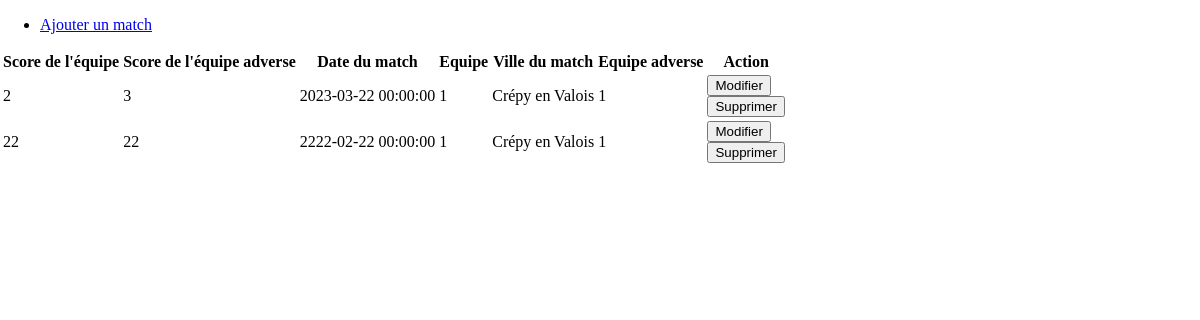
Screenshot of /allMatch.php with the database file from the repository.
### tables this page shows
CREATE TABLE `match_foot` (
  `id_match` int(11) NOT NULL,
  `score_team` int(11) NOT NULL,
  `score_team_opponent` int(11) NOT NULL,
  `date_match` datetime NOT NULL,
  `team_id` int(11) NOT NULL,
  `city_match` varchar(255) NOT NULL,
  `team_opponent_id` int(11) NOT NULL
);

### src/Model/MatchClass.php (called while the page is built, shortened)
<?php
class MatchClass{
    private int $score;
    private int $scoreOpponent;
    private string $date;
    private int $team;
    private string $city;
    private int $teamOpponent;
    public function __construct($id = null, int $score, int $scoreOpponent, string $date, int $team, string $city, int $teamOpponent)
    {
        $this->score = $score;
        $this->scoreOpponent = $scoreOpponent;
        $this->date = $date;
        $this->team = $team;
        $this->city = $city;
        $this->teamOpponent = $teamOpponent;
    }
    public function getScore(): int
    {
        return $this->score;
    }
    public function setScore(int $newScore): void
    {
        $this->score = $newScore;
    }
    public function getScoreOpponent(): int
    {
        return $this->scoreOpponent;
    }
    public function setScoreOpponent(int $newScoreOpponent): void
    {
        $this->scoreOpponent = $newScoreOpponent;
    }
    public function getDate(): string
    {
        return $this->date;
    }
    public function setDate(string $newDate): void
    {
        $this->date = $newDate;
    }
    public function getTeam(): int
    {
        return $this->team;
    }
    public function setTeam(int $newTeam): void
    {
        $this->team = $newTeam;
    }
    public function getCity(): string
    {
        return $this->city;
    }
    public function setCity(string $newCity): void
    {
        $this->city = $newCity;
    }
    public function getTeamOpponent(): int
    {
        return $this->teamOpponent;
    }
    public function setTeamOpponent(int $newTeamOpponent): void
    {
        $this->teamOpponent = $newTeamOpponent;
    }
}

### src/Controller/MatchController.php (called while the page is built, shortened)
<?php
final class MatchController
{
    public static function getAll(): array
    {
        $connexion = MySql::connect();
        $request = $connexion->prepare("SELECT * from match_foot");
        $request->execute();
        return $request->fetchAll();
    }
}

### public/allMatch.php (the view, shortened to what this page needs)
<?php
$allMatchs = MatchController::getAll();
$allMatchsClass = [];
foreach ($allMatchs as $match)
{
    $matchInst = new MatchClass($match['id_match'], $match['score_team'], $match['score_team_opponent'], $match['date_match'],
    $match['team_id'] ,$match['city_match'], $match['team_opponent_id']);
    $matchInst->setId($match['id_match']);
    $matchInst->setScore($match['score_team']);
    $matchInst->setScoreOpponent($match['score_team_opponent']);
    $matchInst->setDate($match['date_match']);
    $matchInst->setTeam($match['team_id']);
    $matchInst->setCity($match['city_match']);
    $matchInst->setTeamOpponent($match['team_opponent_id']);
    array_push($allMatchsClass, $matchInst);
}
?>
<!DOCTYPE html>
<html lang="fr">
<head>
    <link rel="stylesheet" href="footclub.css">
</head>
<body>
    <ul>
        <li><a href="addMatch.php">Ajouter un match</a></li>
    </ul>
    <table>
        <thead>
            <tr>
                <th>Score de l'équipe</th>
                <th>Score de l'équipe adverse</th>
                <th>Date du match</th>
                <th>Equipe</th>
                <th>Ville du match</th>
                <th>Equipe adverse</th>
                <th>Action</th>
            </tr>
        </thead>
        <tbody>
            <?php
            foreach($allMatchsClass as $itemMatch)
            {
                ?>
                <tr>
                    <td><?= $itemMatch->getScore();?></td>
                    <td><?= $itemMatch->getScoreOpponent(); ?></td>
                    <td><?= $itemMatch->getDate(); ?></td>
                    <td><?= $itemMatch->getTeam(); ?></td>
                    <td><?= $itemMatch->getCity(); ?></td>
                    <td><?= $itemMatch->getTeamOpponent(); ?></td>
                    <td>
                        <form action="editMatch.php" method="get">
                            <input type="submit" value="Modifier">
                        </form>
                        <form action="deleteMatch.php" method="get">
                            <input type="submit" value="Supprimer">
                        </form>
                    </td>
            <?php
            }
            ?>
                </tr>
        </tbody>
    </table>
</body>
</html>

### public/footclub.css (style rules this page uses)
body { margin: 0; }

### rows the page displays
match_foot: score_team "2", score_team_opponent "3", date_match "2023-03-22 00:00:00", team "1", city_match "Crépy en Valois", team_opponent "1"
match_foot: score_team "22", score_team_opponent "22", date_match "2222-02-22 00:00:00", team "1", city_match "Crépy en Valois", team_opponent "1"
